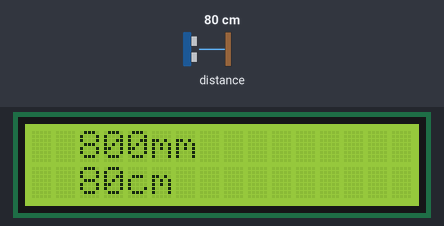
Simulated run of this sketch. Board: Arduino Uno, built with avr-gcc and run on an emulated ATmega328P. Parts: 16×2 character LCD. The test bench sets the inputs (shaded band); at power-on: distance to the obstacle 80 cm.

Above: at 1.2 s.
1.3 s: distance to the obstacle set to 250 cm
At 1.74 s:
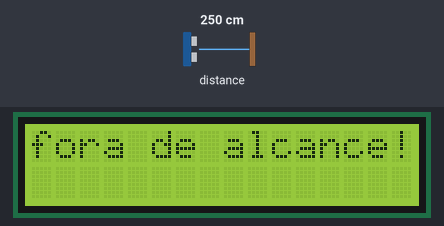
3.5 s: distance to the obstacle set to 2 cm
At 3.9 s:
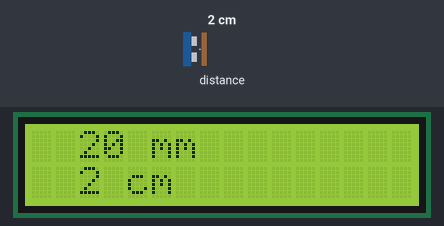
5.1 s: distance to the obstacle set to 299 cm
At 5.32 s:
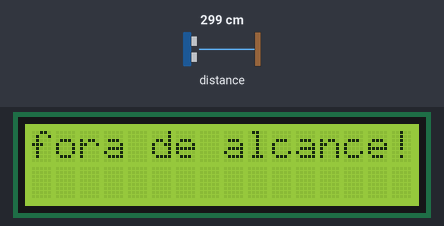
Timing chart, 0 to 8.1 s (numbered marks = the images above; inputs shaded):
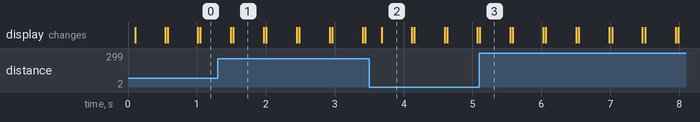

The sketch:

Sensor_Laser_VL53L0X_Arduino.ino
```cpp
#include <Wire.h>
#include <LiquidCrystal.h>
LiquidCrystal lcd(8, 9, 4, 5, 6, 7);
#include "Adafruit_VL53L0X.h"

Adafruit_VL53L0X lox = Adafruit_VL53L0X();


void setup() {
  if (!lox.begin()) {
    while(1);
  }
  lcd.begin(16,2);
  lcd.clear();

}
void loop() {
  lcd.clear();
  VL53L0X_RangingMeasurementData_t measure;
  lox.rangingTest(&measure, false);


  if (measure.RangeStatus != 4) {
    lcd.setCursor(2,0);
    lcd.print(measure.RangeMilliMeter);
    lcd.setCursor(5,0);
    lcd.print("mm");
    lcd.setCursor(2,1);
    lcd.print(measure.RangeMilliMeter/10);
    lcd.setCursor(4,1);
    lcd.print("cm");
  } else {
    lcd.clear();
    lcd.setCursor(0,0);
    lcd.print("fora de alcance!");
  }

  /*lcd.setCursor(5,0);
  lcd.print("mm");*/
  delay(200);
}
```

Measured:
- after the input at 1.3 s, the display: first differs from a run without the input after 0.23 s (image 1)
- after the input at 3.5 s, the display: changes after 0.18 s (image 2)
- after the input at 5.1 s, the display: changes at once (image 3)
- what the display in image 1 shows lasts 0.5 s, from 1.5 s to 2.0 s
